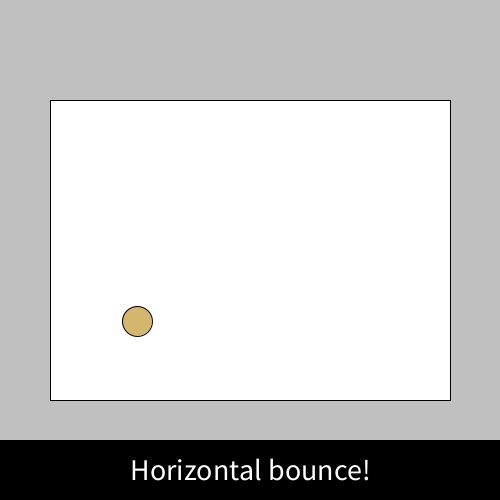
Frame 1 (no input)
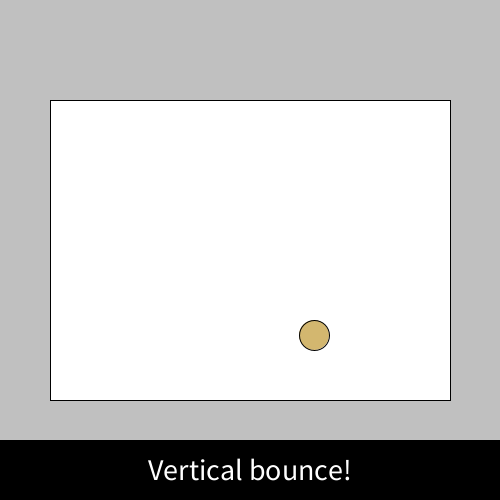
Frame 60 (the mouse pressed at the canvas centre just before this capture)
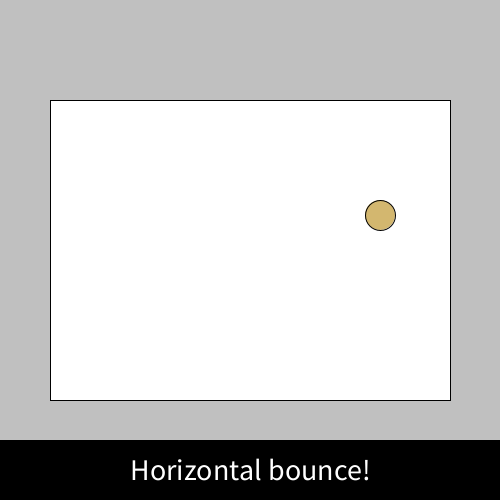
Frame 120 (the mouse held since frame 60 and released just before this capture)

The Processing sketch that drew these frames (run headless with seeded random() and noise(); from frame 60 on, the mouse is pressed at the canvas centre):

// Processing sketch: BouncingBallLabeled
// ── BouncingBallLabeled.pde
/* Example - COMP 1010

   Animate a ball that bounces inside a box.
*/

final int BG_COLOR = 192; //The usual light grey background

final int BOX_WIDTH = 400;  //The size of the box in which
final int BOX_HEIGHT = 300; //the ball will bounce

//Create variables for the locations of all four edges.
//These can't be set until after the "size" command.
//Processing requires these to be variables, not constants.
int boxLeft;
int boxTop;
int boxRight;
int boxBottom;

boolean verticalBounce = false;

//The position and size and colour of the ball
int ballX=134, ballY=319; //Its initial position - somewhere "random"
final int BALL_SIZE = 30; //Its diameter - it will be a circle
final int BALL_COLOUR = #D3B76F; //Its colour - this is "leather brown" maybe

//The speed of motion of the ball, in pixels per frame.
int ballSpeedX = 3; //Move 3 pixels every 60th of a second
int ballSpeedY = 2; //Move only 2 pixels every 60th of a second

//===============================================================
void setup(){
  size(500,500);
  background(BG_COLOR);
  
  //Place the box in the centre of the window.
  //Set the constants for the locations of all four sides.
  //This must be done here, after the size command has been done.
  boxLeft = (width-BOX_WIDTH)/2;
  boxTop = (height-BOX_HEIGHT)/2;
  boxRight = boxLeft+BOX_WIDTH;
  boxBottom = boxTop+BOX_HEIGHT; 
}//setup

//===============================================================
void draw(){
  drawBox(); //Draw a fresh box each time
  calculatePosition(); //Calculate the proper position for the ball 
  drawBall();  
  drawLabel();
}//draw

//===============================================================
void drawBox(){
  /* Draw the box inside which the ball will bounce
  */
  background(BG_COLOR); //Erase the old frame completely
  fill(255); //Make the rectangle white inside
  rect(boxLeft,boxTop,BOX_WIDTH,BOX_HEIGHT); //re-draw the rectangle
}

//===============================================================
void drawLabel() {
  final int LABEL_HEIGHT = 60;
  textSize(30);
  
  String s;
  if (verticalBounce) {
    s = "Vertical bounce!";
  } else {
    s = "Horizontal bounce!";
  }
  
  fill(0);
  rect(0, height - LABEL_HEIGHT, width, LABEL_HEIGHT); 
  fill(255);
  text(s, width/2 - textWidth(s)/2.0, height - LABEL_HEIGHT/3);
}

//===============================================================
void calculatePosition(){
  /* Calculate the position of the ball, based on its old position,
     and the speed of its motion. Detect when it hits the edge of the window,
     and make it bounce if it does.
  */
   //Move the ball. Add its speed to the X and Y positions
   ballX += ballSpeedX;
   ballY += ballSpeedY;
   
   //Make the ball bounce. Detect the fact that the ball reaches an edge.
   if(ballY>boxBottom-BALL_SIZE/2 || ballY<boxTop+BALL_SIZE/2) {
      ballSpeedY = -ballSpeedY;
      verticalBounce = true;;
   }
   if(ballX>boxRight-BALL_SIZE/2 || ballX<boxLeft+BALL_SIZE/2) {
     
      ballSpeedX = -ballSpeedX;
      verticalBounce = false;
   }
}

//===============================================================
void drawBall(){
   fill(BALL_COLOUR); //Set the ball's colour
   ellipse(ballX,ballY,BALL_SIZE,BALL_SIZE); //Draw a new one
}
